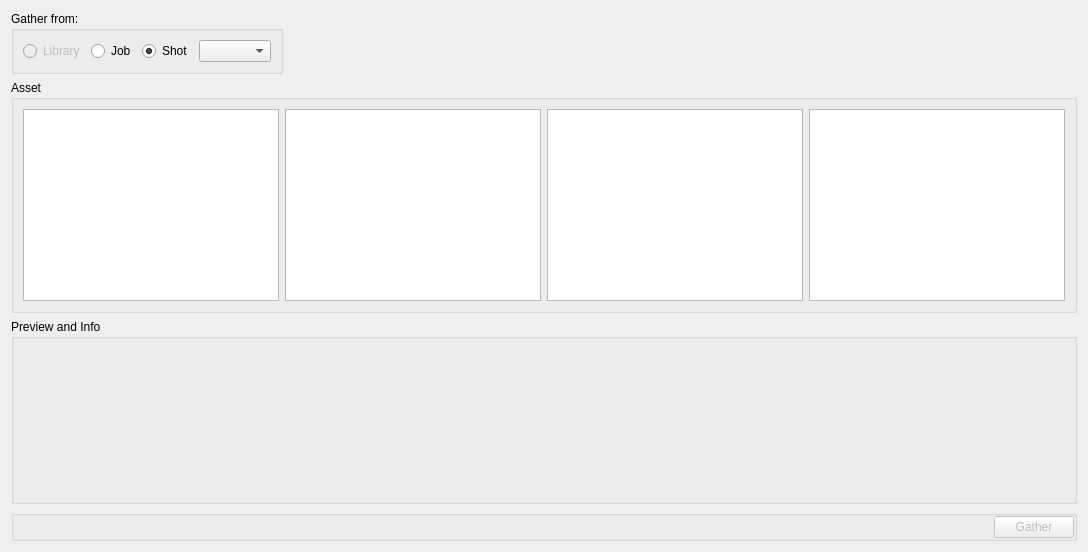
        <widget class="QWidget" name="gather_tab">
         <attribute name="title">
          <string>Gather</string>
         </attribute>
         <layout class="QVBoxLayout" name="verticalLayout_11">
          <item>
           <widget class="QFrame" name="gatherAssetTop_frame">
            <property name="sizePolicy">
             <sizepolicy hsizetype="Preferred" vsizetype="Maximum">
              <horstretch>0</horstretch>
              <verstretch>0</verstretch>
             </sizepolicy>
            </property>
            <property name="frameShape">
             <enum>QFrame::NoFrame</enum>
            </property>
            <property name="frameShadow">
             <enum>QFrame::Raised</enum>
            </property>
            <layout class="QHBoxLayout" name="horizontalLayout_14">
             <property name="margin">
              <number>0</number>
             </property>
             <item>
              <widget class="QGroupBox" name="gatherFrom_groupBox">
               <property name="enabled">
                <bool>true</bool>
               </property>
               <property name="sizePolicy">
                <sizepolicy hsizetype="Maximum" vsizetype="Preferred">
                 <horstretch>0</horstretch>
                 <verstretch>0</verstretch>
                </sizepolicy>
               </property>
               <property name="title">
                <string>Gather from:</string>
               </property>
               <layout class="QHBoxLayout" name="horizontalLayout_6">
                <item>
                 <widget class="QRadioButton" name="gatherFromLibrary_radioButton">
                  <property name="enabled">
                   <bool>false</bool>
                  </property>
                  <property name="autoFillBackground">
                   <bool>false</bool>
                  </property>
                  <property name="text">
                   <string>Library</string>
                  </property>
                  <property name="checked">
                   <bool>false</bool>
                  </property>
                  <property name="autoExclusive">
                   <bool>true</bool>
                  </property>
                 </widget>
                </item>
                <item>
                 <widget class="QRadioButton" name="gatherFromJob_radioButton">
                  <property name="enabled">
                   <bool>true</bool>
                  </property>
                  <property name="autoFillBackground">
                   <bool>false</bool>
                  </property>
                  <property name="text">
                   <string>Job</string>
                  </property>
                  <property name="autoExclusive">
                   <bool>true</bool>
                  </property>
                 </widget>
                </item>
                <item>
                 <widget class="QRadioButton" name="gatherFromShot_radioButton">
                  <property name="enabled">
                   <bool>true</bool>
                  </property>
                  <property name="autoFillBackground">
                   <bool>false</bool>
                  </property>
                  <property name="text">
                   <string>Shot</string>
                  </property>
                  <property name="checked">
                   <bool>true</bool>
                  </property>
                  <property name="autoExclusive">
                   <bool>true</bool>
                  </property>
                 </widget>
                </item>
                <item>
                 <widget class="QComboBox" name="gatherFromShot_comboBox"/>
                </item>
               </layout>
              </widget>
             </item>
             <item>
              <spacer name="horizontalSpacer_2">
               <property name="orientation">
                <enum>Qt::Horizontal</enum>
               </property>
               <property name="sizeHint" stdset="0">
                <size>
                 <width>40</width>
                 <height>20</height>
                </size>
               </property>
              </spacer>
             </item>
            </layout>
           </widget>
          </item>
          <item>
           <widget class="QGroupBox" name="gatherAsset_groupBox">
            <property name="enabled">
             <bool>true</bool>
            </property>
            <property name="title">
             <string>Asset</string>
            </property>
            <layout class="QHBoxLayout" name="horizontalLayout_13">
             <item>
              <widget class="QListWidget" name="assetType_listWidget">
               <property name="frameShape">
                <enum>QFrame::StyledPanel</enum>
               </property>
               <property name="alternatingRowColors">
                <bool>false</bool>
               </property>
              </widget>
             </item>
             <item>
              <widget class="QListWidget" name="assetName_listWidget">
               <property name="layoutDirection">
                <enum>Qt::LeftToRight</enum>
               </property>
               <property name="frameShape">
                <enum>QFrame::StyledPanel</enum>
               </property>
               <property name="frameShadow">
                <enum>QFrame::Raised</enum>
               </property>
               <property name="alternatingRowColors">
                <bool>false</bool>
               </property>
              </widget>
             </item>
             <item>
              <widget class="QListWidget" name="assetSubType_listWidget">
               <property name="enabled">
                <bool>true</bool>
               </property>
               <property name="layoutDirection">
                <enum>Qt::LeftToRight</enum>
               </property>
               <property name="frameShape">
                <enum>QFrame::StyledPanel</enum>
               </property>
               <property name="frameShadow">
                <enum>QFrame::Raised</enum>
               </property>
               <property name="alternatingRowColors">
                <bool>false</bool>
               </property>
               <property name="selectionRectVisible">
                <bool>false</bool>
               </property>
              </widget>
             </item>
             <item>
              <widget class="QListWidget" name="assetVersion_listWidget">
               <property name="frameShape">
                <enum>QFrame::StyledPanel</enum>
               </property>
               <property name="alternatingRowColors">
                <bool>false</bool>
               </property>
              </widget>
             </item>
            </layout>
            <zorder>assetName_listWidget</zorder>
            <zorder>assetSubType_listWidget</zorder>
            <zorder>assetType_listWidget</zorder>
            <zorder>assetVersion_listWidget</zorder>
           </widget>
          </item>
          <item>
           <widget class="QGroupBox" name="previewAndInfo_groupBox">
            <property name="sizePolicy">
             <sizepolicy hsizetype="Preferred" vsizetype="Maximum">
              <horstretch>0</horstretch>
              <verstretch>0</verstretch>
             </sizepolicy>
            </property>
            <property name="title">
             <string>Preview and Info</string>
            </property>
            <layout class="QHBoxLayout" name="horizontalLayout_15">
             <item>
              <widget class="QLabel" name="gatherImgPreview_label">
               <property name="sizePolicy">
                <sizepolicy hsizetype="Fixed" vsizetype="Fixed">
                 <horstretch>0</horstretch>
                 <verstretch>0</verstretch>
                </sizepolicy>
               </property>
               <property name="minimumSize">
                <size>
                 <width>256</width>
                 <height>144</height>
                </size>
               </property>
               <property name="maximumSize">
                <size>
                 <width>256</width>
                 <height>144</height>
                </size>
               </property>
               <property name="frameShape">
                <enum>QFrame::NoFrame</enum>
               </property>
               <property name="text">
                <string/>
               </property>
              </widget>
             </item>
             <item>
              <widget class="QTextEdit" name="gatherInfo_textEdit">
               <property name="maximumSize">
                <size>
                 <width>16777215</width>
                 <height>144</height>
                </size>
               </property>
               <property name="palette">
                <palette>
                 <active>
                  <colorrole role="WindowText">
                   <brush brushstyle="SolidPattern">
                    <color alpha="255">
                     <red>204</red>
                     <green>204</green>
                     <blue>204</blue>
                    </color>
                   </brush>
                  </colorrole>
                  <colorrole role="Button">
                   <brush brushstyle="SolidPattern">
                    <color alpha="0">
                     <red>0</red>
                     <green>0</green>
                     <blue>0</blue>
                    </color>
                   </brush>
                  </colorrole>
                  <colorrole role="Text">
                   <brush brushstyle="SolidPattern">
                    <color alpha="255">
                     <red>204</red>
                     <green>204</green>
                     <blue>204</blue>
                    </color>
                   </brush>
                  </colorrole>
                  <colorrole role="ButtonText">
                   <brush brushstyle="SolidPattern">
                    <color alpha="255">
                     <red>204</red>
                     <green>204</green>
                     <blue>204</blue>
                    </color>
                   </brush>
                  </colorrole>
                  <colorrole role="Base">
                   <brush brushstyle="NoBrush">
                    <color alpha="255">
                     <red>0</red>
                     <green>0</green>
                     <blue>0</blue>
                    </color>
                   </brush>
                  </colorrole>
                  <colorrole role="Window">
                   <brush brushstyle="SolidPattern">
                    <color alpha="0">
                     <red>0</red>
                     <green>0</green>
                     <blue>0</blue>
                    </color>
                   </brush>
                  </colorrole>
                 </active>
                 <inactive>
                  <colorrole role="WindowText">
                   <brush brushstyle="SolidPattern">
                    <color alpha="255">
                     <red>204</red>
                     <green>204</green>
                     <blue>204</blue>
                    </color>
                   </brush>
                  </colorrole>
                  <colorrole role="Button">
                   <brush brushstyle="SolidPattern">
                    <color alpha="0">
                     <red>0</red>
                     <green>0</green>
                     <blue>0</blue>
                    </color>
                   </brush>
                  </colorrole>
                  <colorrole role="Text">
                   <brush brushstyle="SolidPattern">
                    <color alpha="255">
                     <red>204</red>
                     <green>204</green>
                     <blue>204</blue>
                    </color>
                   </brush>
                  </colorrole>
                  <colorrole role="ButtonText">
                   <brush brushstyle="SolidPattern">
                    <color alpha="255">
                     <red>204</red>
                     <green>204</green>
                     <blue>204</blue>
                    </color>
                   </brush>
                  </colorrole>
                  <colorrole role="Base">
                   <brush brushstyle="NoBrush">
                    <color alpha="255">
                     <red>0</red>
                     <green>0</green>
                     <blue>0</blue>
                    </color>
                   </brush>
                  </colorrole>
                  <colorrole role="Window">
                   <brush brushstyle="SolidPattern">
                    <color alpha="0">
                     <red>0</red>
                     <green>0</green>
                     <blue>0</blue>
                    </color>
                   </brush>
                  </colorrole>
                 </inactive>
                 <disabled>
                  <colorrole role="WindowText">
                   <brush brushstyle="SolidPattern">
                    <color alpha="255">
                     <red>102</red>
                     <green>102</green>
                     <blue>102</blue>
                    </color>
                   </brush>
                  </colorrole>
                  <colorrole role="Button">
                   <brush brushstyle="SolidPattern">
                    <color alpha="0">
                     <red>0</red>
                     <green>0</green>
                     <blue>0</blue>
                    </color>
                   </brush>
                  </colorrole>
                  <colorrole role="Text">
                   <brush brushstyle="SolidPattern">
                    <color alpha="255">
                     <red>102</red>
                     <green>102</green>
                     <blue>102</blue>
                    </color>
                   </brush>
                  </colorrole>
                  <colorrole role="ButtonText">
                   <brush brushstyle="SolidPattern">
                    <color alpha="255">
                     <red>102</red>
                     <green>102</green>
                     <blue>102</blue>
                    </color>
                   </brush>
                  </colorrole>
                  <colorrole role="Base">
                   <brush brushstyle="NoBrush">
                    <color alpha="255">
                     <red>0</red>
                     <green>0</green>
                     <blue>0</blue>
                    </color>
                   </brush>
                  </colorrole>
                  <colorrole role="Window">
                   <brush brushstyle="SolidPattern">
                    <color alpha="0">
                     <red>0</red>
                     <green>0</green>
                     <blue>0</blue>
                    </color>
                   </brush>
                  </colorrole>
                 </disabled>
                </palette>
               </property>
               <property name="styleSheet">
                <string notr="true">QTextEdit, QPlainTextEdit, QListView {
	background: transparent;
	border-color: transparent;
}
</string>
               </property>
               <property name="frameShape">
                <enum>QFrame::NoFrame</enum>
               </property>
               <property name="frameShadow">
                <enum>QFrame::Plain</enum>
               </property>
               <property name="readOnly">
                <bool>true</bool>
               </property>
               <property name="html">
                <string>&lt;!DOCTYPE HTML PUBLIC &quot;-//W3C//DTD HTML 4.0//EN&quot; &quot;http://www.w3.org/TR/REC-html40/strict.dtd&quot;&gt;
&lt;html&gt;&lt;head&gt;&lt;meta name=&quot;qrichtext&quot; content=&quot;1&quot; /&gt;&lt;style type=&quot;text/css&quot;&gt;
p, li { white-space: pre-wrap; }
&lt;/style&gt;&lt;/head&gt;&lt;body style=&quot; font-family:'MS Shell Dlg 2'; font-size:8.25pt; font-weight:400; font-style:normal;&quot;&gt;
&lt;p style=&quot; margin-top:0px; margin-bottom:0px; margin-left:0px; margin-right:0px; -qt-block-indent:0; text-indent:0px;&quot;&gt;&lt;span style=&quot; font-family:'Helvetica'; font-size:11pt;&quot;&gt;&lt;br /&gt;&lt;/span&gt;&lt;/p&gt;&lt;/body&gt;&lt;/html&gt;</string>
               </property>
              </widget>
             </item>
            </layout>
           </widget>
          </item>
          <item>
           <widget class="QGroupBox" name="groupBox">
            <property name="sizePolicy">
             <sizepolicy hsizetype="Preferred" vsizetype="Maximum">
              <horstretch>0</horstretch>
              <verstretch>0</verstretch>
             </sizepolicy>
            </property>
            <property name="title">
             <string/>
            </property>
            <property name="flat">
             <bool>true</bool>
            </property>
            <layout class="QHBoxLayout" name="horizontalLayout_18">
             <property name="margin">
              <number>0</number>
             </property>
             <item>
              <spacer name="horizontalSpacer_3">
               <property name="orientation">
                <enum>Qt::Horizontal</enum>
               </property>
               <property name="sizeHint" stdset="0">
                <size>
                 <width>40</width>
                 <height>20</height>
                </size>
               </property>
              </spacer>
             </item>
             <item>
              <widget class="QPushButton" name="gather_pushButton">
               <property name="enabled">
                <bool>false</bool>
               </property>
               <property name="sizePolicy">
                <sizepolicy hsizetype="Maximum" vsizetype="Fixed">
                 <horstretch>0</horstretch>
                 <verstretch>0</verstretch>
                </sizepolicy>
               </property>
               <property name="text">
                <string>Gather</string>
               </property>
               <property name="default">
                <bool>false</bool>
               </property>
               <property name="flat">
                <bool>false</bool>
               </property>
              </widget>
             </item>
            </layout>
           </widget>
          </item>
         </layout>
        </widget>
